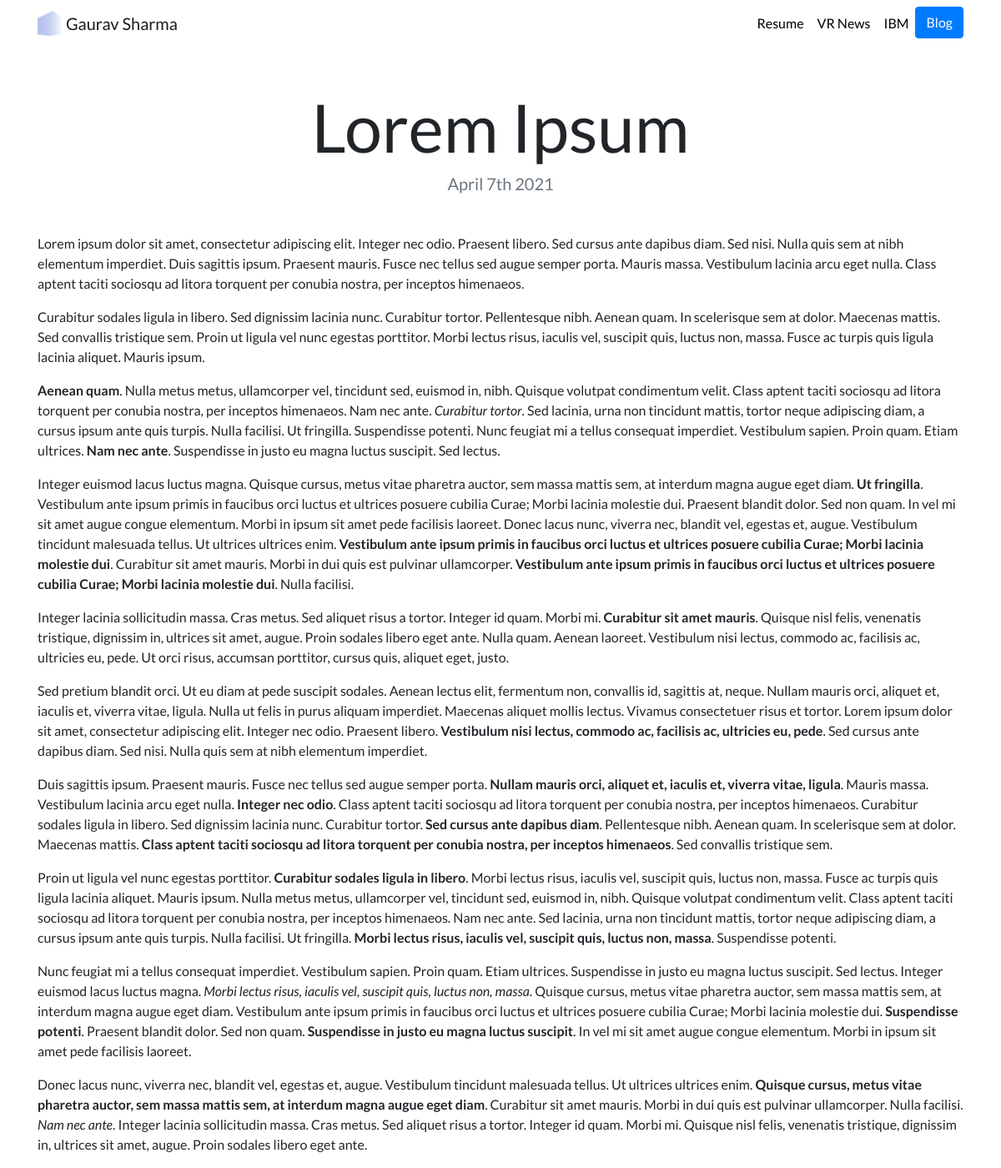
/blog/5/, run on the app's committed database.
### blog/models.py (models this page shows, shortened)
class Blog(models.Model):
    title = models.CharField(max_length=200)
    description = models.TextField()
    date = models.DateField()

### blog/views.py (the view)
# urls.py: path('<int:blog_id>/', views.detail, name='detail'),
def detail(request, blog_id):
    blog = get_object_or_404(Blog, pk=blog_id)
    return render(request, 'blog/detail.html', {'blog':blog})

### blog/templates/blog/detail.html
{% extends "portfolio/base.html" %}
{% load static %}
{% block content %}
<h1 class="text-center mt-5" id="blogdetailtitle">{{ blog.title }}</h1>
<h5 class="text-center text-muted mb-5">{{ blog.date|date:'F jS Y' }}</h5>
{{ blog.description|safe }}
{% endblock %}

### portfolio/static/portfolio/custom.css (style rules this page uses)
body { font-family: 'Lato', sans-serif; }
@media (min-width: 992px) { #blogdetailtitle { font-size: 5rem; } }

### data on the page
Blog: title "Lorem Ipsum", date "April 7th 2021", description "Lorem ipsum dolor sit amet, consectetur adipiscing elit. Integer nec odio. Praesent libero. Sed cursus ante dapibus diam. Sed nisi. Nulla quis sem at nibh elementum imperdiet. Duis sagittis ipsum. Praesent mauris. Fusce nec tellus sed augue semper porta. Mauris massa. Vestibulum lacinia arcu eget nulla. Class aptent taciti sociosqu ad litora torquent per conubia nostra, per inceptos himenaeos. Curabitur sodales ligula in libero. Sed dignissim lacinia nunc. Curabitur tortor. Pellentesque nibh. Aenean quam. In scelerisque sem at dolor. Maecenas mattis. Sed convallis tristique sem. Proin ut ligula vel nunc egestas porttitor. Morbi lectus risus, iaculis vel, suscipit quis, luctus non, massa.…"
